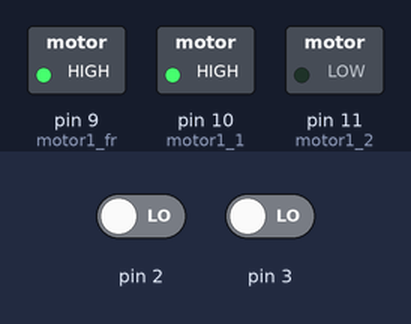
Bench run of a sketch on a simulated Arduino Uno, built with avr-gcc and run on an emulated ATmega328P. On the bench: switched loads named in the sketch (green lamp = pin HIGH). The inputs (shaded band) are chosen by the test bench; at power-on: pin 2 LOW, pin 3 LOW. What the sketch prints to the serial monitor is not drawn.

Above: at 0.1 s.
At 6.1 s:
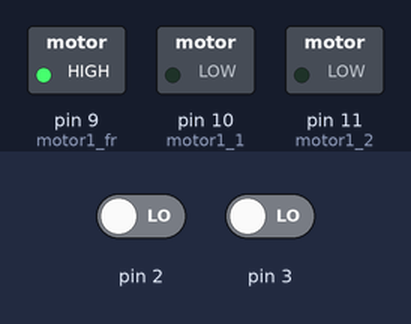
At 12.1 s:
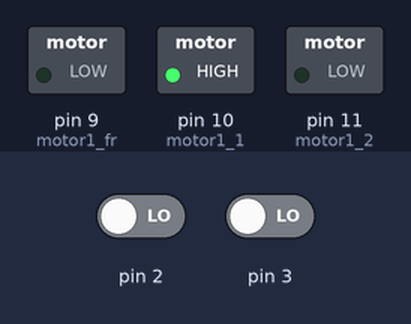
Timing chart, 0 to 13.6 s (numbered marks = the images above):
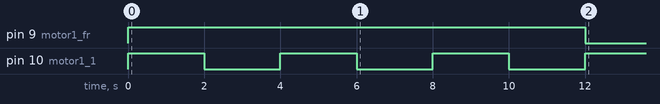

The sketch:

MOTOR_ENCODER.ino
```cpp
#define motor1_fr 9 //22,23
#define motor1_1 10
#define motor1_2 11
volatile int count = 0;
int prev = 0;
float vel = 0.0;
float vfilt = 0;
float v_prev = 0;
unsigned long pt = 0l;
unsigned long pt_1 = 0l;
unsigned long ct = 0l;
boolean dir = true;
int n =0;
void setup() {
  Serial.begin(9600);
  pinMode(motor1_fr,OUTPUT);
  pinMode(motor1_2,OUTPUT);
  pinMode(motor1_1,OUTPUT);
  pinMode(2,INPUT);
  pinMode(3,INPUT);
  attachInterrupt(digitalPinToInterrupt(2), IntA, CHANGE);
  attachInterrupt(digitalPinToInterrupt(3), IntB, CHANGE);
  Serial.println(0);
  digitalWrite(motor1_fr,HIGH);
  digitalWrite(motor1_1,HIGH);
  digitalWrite(motor1_2,LOW);
}

void loop() {
  ct = millis();
  if(ct - pt>20){
    vel = (60*count)/(44*4.4*0.02);
    count = 0;
    //vfilt = -0.3067*vfilt + 0.6533*(vel+v_prev);//40ms-15hz
    vfilt = 0.0297*vfilt + 0.4852*(vel+v_prev);//20ms-15hz
    //vfilt = 0.3593*vfilt + 0.3203*(vel+v_prev);//10ms-15hz
    v_prev = vel;
    //Serial.print(vel);
    //Serial.print(",");
    Serial.println(vfilt);
    pt = ct;
  }
  if(ct-pt_1>=2000 && n<6){
    dir = !dir;
    reverse(dir);
    pt_1 = ct;
    n++;
    if(n==6){
       digitalWrite(motor1_fr,LOW);
    }
  }
}
void reverse(boolean b){
  if(b){
    digitalWrite(motor1_fr,HIGH);
    digitalWrite(motor1_1,HIGH);
    digitalWrite(motor1_2,LOW);
  }else{
   digitalWrite(motor1_1,LOW);
   digitalWrite(motor1_2,LOW);
  }
}
void IntA(){
  if(digitalRead(2)){//AH
    if(digitalRead(3)){//B=1
      count--;
    }else{
      count++;
    }
  }else{//AL
    if(digitalRead(3)){//B=1
      count++;
    }else{
      count--;
    }
  }
}

void IntB(){
  if(digitalRead(3)){//BH
    if(digitalRead(2)){//A=1
      count++;
    }else{
      count--;
    }
  }else{//BL
    if(digitalRead(2)){//A=1
      count--;
    }else{
      count++;
    }
  }
}
```

Measured:
- by itself, pin 9 (motor1_fr): HIGH → LOW at 12.0 s
- by itself, pin 10 (motor1_1): alternates HIGH for 2.0 s and LOW for 2.0 s, 6 changes in all, then stays HIGH
